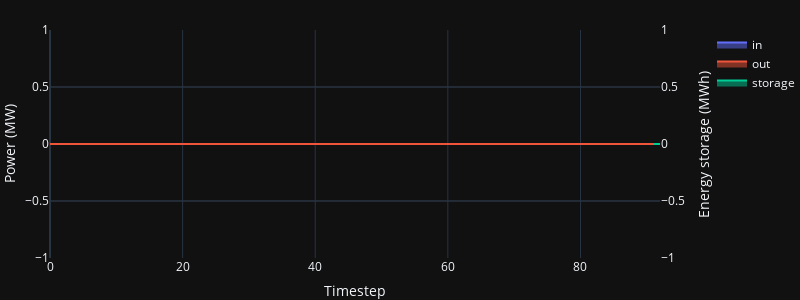

Notebook cell for this chart:
### Code cell
if 'battery' in optimiser.setDevice:
    fig=oogeso.plots.plot_device_power_energy(res,optimisation_model=simulator.optimiser,dev='battery',filename=None)
    fig.update_layout(autosize=False,width=800,height=300,margin=dict(l=0,r=0,t=30,b=0)).show()

### Figure 1 — Plotly figure (JSON) as saved in the notebook; plotly's stock layout.template omitted (floating-point values rounded to 4 significant figures)
{"data": [{"fill": "tozeroy", "line": {"shape": "hv"}, "name": "in", "x": [0, 1, 2, 3, 4, 5, 6, 7, 8, 9, 10, 11, 12, 13, 14, 15, 16, 17, 18, 19, 20, 21, 22, 23, 24, 25, 26, 27, 28, 29, 30, 31, 32, 33, 34, 35, 36, 37, 38, 39, 40, 41, 42, 43, 44, 45, 46, 47, 48, 49, 50, 51, 52, 53, 54, 55, 56, 57, 58, 59, 60, 61, 62, 63, 64, 65, 66, 67, 68, 69, 70, 71, 72, 73, 74, 75, 76, 77, 78, 79, 80, 81, 82, 83, 84, 85, 86, 87, 88, 89, 90, 91], "y": [0.0, 0.0, 0.0, 0.0, 0.0, 0.0, 0.0, 0.0, 0.0, 0.0, 0.0, 0.0, 0.0, 0.0, 0.0, 0.0, 0.0, 0.0, 0.0, 0.0, 0.0, 0.0, 0.0, 0.0, 0.0, 0.0, 0.0, 0.0, 0.0, 0.0, 0.0, 0.0, 0.0, 0.0, 0.0, 0.0, 0.0, 0.0, 0.0, 0.0, 0.0, 0.0, 0.0, 0.0, 0.0, 0.0, 0.0, 0.0, 0.0, 0.0, 0.0, 0.0, 0.0, 0.0, 0.0, 0.0, 0.0, 0.0, 0.0, 0.0, 0.0, 0.0, 0.0, 0.0, 0.0, 0.0, 0.0, 0.0, 0.0, 0.0, 0.0, 0.0, 0.0, 0.0, 0.0, 0.0, 0.0, 0.0, 0.0, 0.0, 0.0, 0.0, 0.0, 0.0, 0.0, 0.0, 0.0, 0.0, 0.0, 0.0, 0.0, 0.0], "type": "scatter", "xaxis": "x", "yaxis": "y2"}, {"fill": "tozeroy", "line": {"shape": "hv"}, "name": "out", "x": [0, 1, 2, 3, 4, 5, 6, 7, 8, 9, 10, 11, 12, 13, 14, 15, 16, 17, 18, 19, 20, 21, 22, 23, 24, 25, 26, 27, 28, 29, 30, 31, 32, 33, 34, 35, 36, 37, 38, 39, 40, 41, 42, 43, 44, 45, 46, 47, 48, 49, 50, 51, 52, 53, 54, 55, 56, 57, 58, 59, 60, 61, 62, 63, 64, 65, 66, 67, 68, 69, 70, 71, 72, 73, 74, 75, 76, 77, 78, 79, 80, 81, 82, 83, 84, 85, 86, 87, 88, 89, 90, 91], "y": [0.0, 0.0, 0.0, 0.0, 0.0, 0.0, 0.0, 0.0, 0.0, 0.0, 0.0, 0.0, 0.0, 0.0, 0.0, 0.0, 0.0, 0.0, 0.0, 0.0, 0.0, 0.0, 0.0, 0.0, 0.0, 0.0, 0.0, 0.0, 0.0, 0.0, 0.0, 0.0, 0.0, 0.0, 0.0, 0.0, 0.0, 0.0, 0.0, 0.0, 0.0, 0.0, 0.0, 0.0, 0.0, 0.0, 0.0, 0.0, 0.0, 0.0, 0.0, 0.0, 0.0, 0.0, 0.0, 0.0, 0.0, 0.0, 0.0, 0.0, 0.0, 0.0, 0.0, 0.0, 0.0, 0.0, 0.0, 0.0, 0.0, 0.0, 0.0, 0.0, 0.0, 0.0, 0.0, 0.0, 0.0, 0.0, 0.0, 0.0, 0.0, 0.0, 0.0, 0.0, 0.0, 0.0, 0.0, 0.0, 0.0, 0.0, 0.0, 0.0], "type": "scatter", "xaxis": "x", "yaxis": "y2"}, {"fill": "tozeroy", "name": "storage", "x": [1, 2, 3, 4, 5, 6, 7, 8, 9, 10, 11, 12, 13, 14, 15, 16, 17, 18, 19, 20, 21, 22, 23, 24, 25, 26, 27, 28, 29, 30, 31, 32, 33, 34, 35, 36, 37, 38, 39, 40, 41, 42, 43, 44, 45, 46, 47, 48, 49, 50, 51, 52, 53, 54, 55, 56, 57, 58, 59, 60, 61, 62, 63, 64, 65, 66, 67, 68, 69, 70, 71, 72, 73, 74, 75, 76, 77, 78, 79, 80, 81, 82, 83, 84, 85, 86, 87, 88, 89, 90, 91, 92], "y": [0.0, 0.0, 0.0, 0.0, 0.0, 0.0, 0.0, 0.0, 0.0, 0.0, 0.0, 0.0, 0.0, 0.0, 0.0, 0.0, 0.0, 0.0, 0.0, 0.0, 0.0, 0.0, 0.0, 0.0, 0.0, 0.0, 0.0, 0.0, 0.0, 0.0, 0.0, 0.0, 0.0, 0.0, 0.0, 0.0, 0.0, 0.0, 0.0, 0.0, 0.0, 0.0, 0.0, 0.0, 0.0, 0.0, 0.0, 0.0, 0.0, 0.0, 0.0, 0.0, 0.0, 0.0, 0.0, 0.0, 0.0, 0.0, 0.0, 0.0, 0.0, 0.0, 0.0, 0.0, 0.0, 0.0, 0.0, 0.0, 0.0, 0.0, 0.0, 0.0, 0.0, 0.0, 0.0, 0.0, 0.0, 0.0, 0.0, 0.0, 0.0, 0.0, 0.0, 0.0, 0.0, 0.0, 0.0, 0.0, 0.0, 0.0, 0.0, 0.0], "type": "scatter", "xaxis": "x", "yaxis": "y"}], "layout": {"xaxis": {"anchor": "y", "domain": [0.0, 0.94], "title": {"text": "Timestep"}}, "yaxis": {"anchor": "x", "domain": [0.0, 1.0], "title": {"text": "Energy storage (MWh)"}, "side": "right"}, "yaxis2": {"anchor": "x", "overlaying": "y", "side": "left", "title": {"text": "Power (MW)"}}, "margin": {"l": 0, "r": 0, "t": 30, "b": 0}, "autosize": false, "width": 800, "height": 300}}
